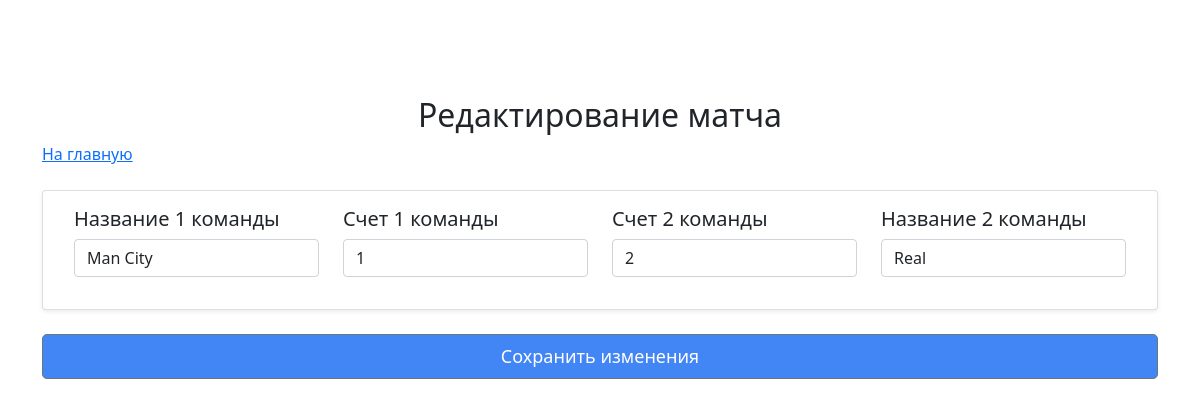
Screenshot of /editevent.php?id=2 with the database file from the repository.
### tables this page shows
CREATE TABLE `Team` (
  `id` int NOT NULL COMMENT 'id команды',
  `Name` varchar(255) NOT NULL COMMENT 'наименование команды',
  `emblem` text COMMENT 'Эмблема команды'
);

CREATE TABLE `Game` (
  `id` int NOT NULL COMMENT 'id игры',
  `id_team1` int NOT NULL COMMENT 'id первой команды',
  `id_team2` int NOT NULL COMMENT 'id второй команды',
  `Goals1` int NOT NULL,
  `Goals2` int NOT NULL
);

### editevent.php (the view, shortened to what this page needs)
<?php
require "dbconnect.php";
$idMatch = $_GET['id'];
$sql = "SELECT Game.id, Game.id_team1, Game.id_team2, Game.Goals1, Game.Goals2 FROM Game WhERE Game.id=$idMatch";
$sqlgame = $conn->query($sql);
?>
<head>
    <link rel="stylesheet" href="https://cdn.jsdelivr.net/npm/bootstrap@4.6.0/dist/css/bootstrap.min.css">
    <link rel="stylesheet" href="https://cdn.jsdelivr.net/npm/bootstrap@5.1.3/dist/css/bootstrap.min.css">
  </head>
  <body>
  <?php
  foreach ($sqlgame as $games) :
    $id_team1=$games['id_team1'];
    $sqlname = $conn->query("SELECT Team.Name FROM Team WHERE Team.id = $id_team1");
    $name1 = $sqlname->fetch(PDO::FETCH_ASSOC);
    $id_team2=$games['id_team2'];
    $sqlname = $conn->query("SELECT Team.Name FROM Team WHERE Team.id = $id_team2");
    $name2 = $sqlname->fetch(PDO::FETCH_ASSOC);
    $goals1= $games['Goals1'];
    $goals2= $games['Goals2'];
endforeach;
?>
<div class="container pt-5">
        <h2 class="text-center mt-5">Редактирование матча</h2>
        <a href="/index.php">На главную</a>
        <form class="needs-validation" action="/matches.php?id=<?= $idMatch ?>" method="POST">
                    <div class="card mb-4 mt-4 shadow-sm">
                        <div class="card-body">
                            <div class="col">
                                <div class="row">
                                    <div class="col mb-3">
                                        <h5 for="exampleFormControlTextarea1" class="form-label">Название 1 команды
                                        </h5>
                                        <input type="varchar" class="form-control" name="Name1" id="Name1" value = "<?= $name1['Name'] ?>">
                                    </div>
                                    <div class="col mb-3">
                                        <h5 for="exampleFormControlTextarea1" class="form-label">Счет 1 команды
                                        </h5>
                                        <input type="varchar" class="form-control" name="Goals1" id="Goals1" value = "<?= $goals1?>">
                                    </div>
                                    <div class="col mb-3">
                                        <h5 for="exampleFormControlTextarea1" class="form-label">Счет 2 команды
                                        </h5>
                                        <input type="varchar" class="form-control" name="Goals2" id="Goals2" value = "<?= $goals2?>">
                                    </div>
                                    <div class="col mb-3">
                                        <h5 for="exampleFormControlTextarea1" class="form-label">Название 2 команды
                                        </h5>
                                        <input type="varchar" class="form-control" name="Name2" id="Name2" value = "<?= $name2['Name'] ?>">
                                    </div>
                                </div>
                            </div>
                        </div>
                    </div>
                    <button class="btn btn-secondary btn-lg btn-block" formaction="/edit.php?id=<?= $idMatch ?>" type="submit">Сохранить изменения</button>
        </form>
    </div>
</body>

### editevent.php (style rules this page uses)
.btn { float:right; background-color: #4285F4; font-size: 18px; color: white; }

### rows the page displays
team: Name1 "Man City"
game: Goals1 "1", Goals2 "2"
team: Name2 "Real"
